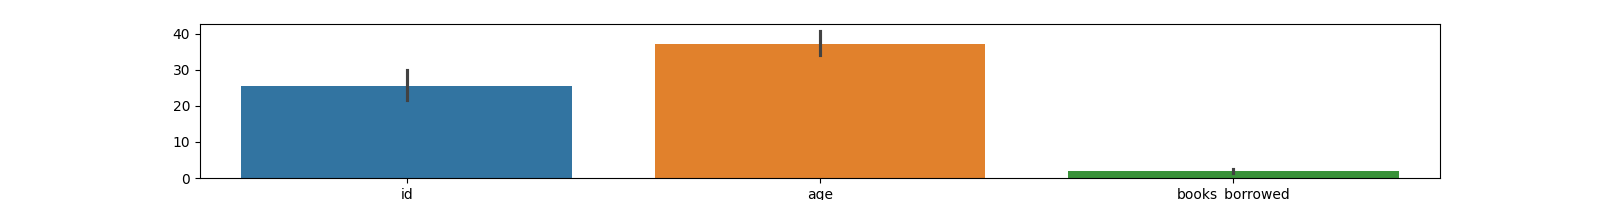

The Python source for this figure:
import numpy as np
import pandas as pd
import matplotlib.pyplot as plt
import seaborn as sns
df=pd.read_csv('kutubxona.csv')
plt.figure(figsize=(16,2))
sns.barplot(data=df)
plt.savefig('barplot.png')
plt.show()